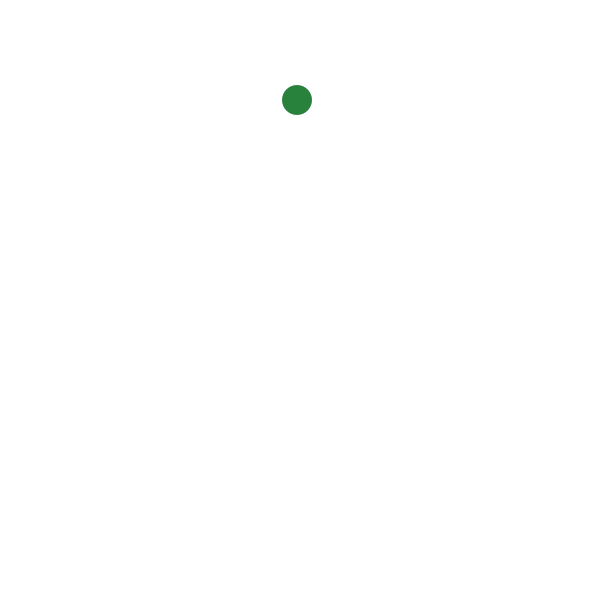
Frame 1 (no input)
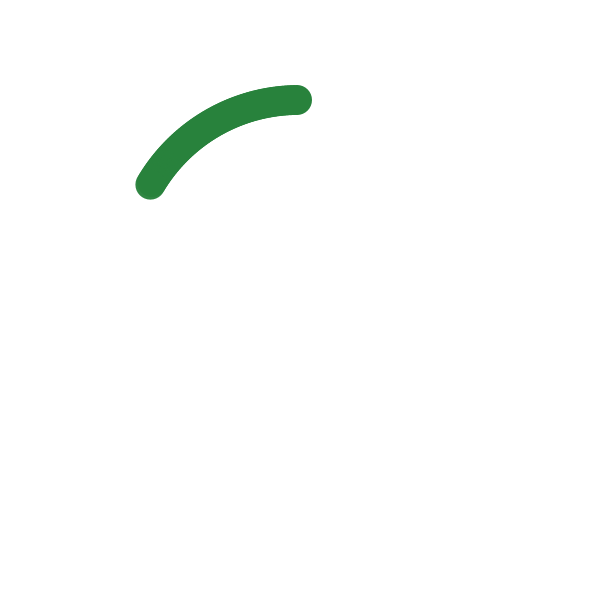
Frame 60 (the mouse pressed at the canvas centre just before this capture)
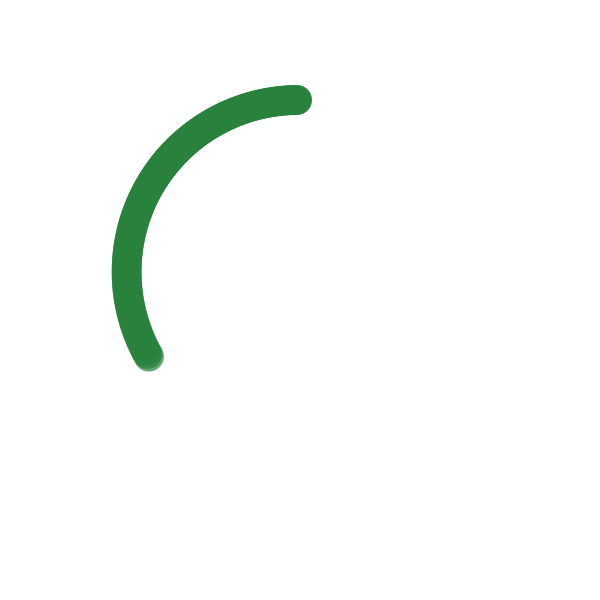
Frame 120 (the mouse held since frame 60 and released just before this capture)

The Processing sketch that drew these frames (run headless with seeded random() and noise(); from frame 60 on, the mouse is pressed at the canvas centre):

// Processing sketch: circle_green
// ── circle_green.pde
void setup(){
  size(600,600);
  background(255);
  frameRate(30);
}

float t = 0;
float x =300;
float y =100;

void draw(){
  fill(40,130,60,255-t+50);
  noStroke();
  ellipse(x+3*sin(radians(t+270)),y+3*cos(radians(t+270)),30,30);
  x = x+3*sin(radians(t+270));
  y = y+3*cos(radians(t+270));
  t++;
}
